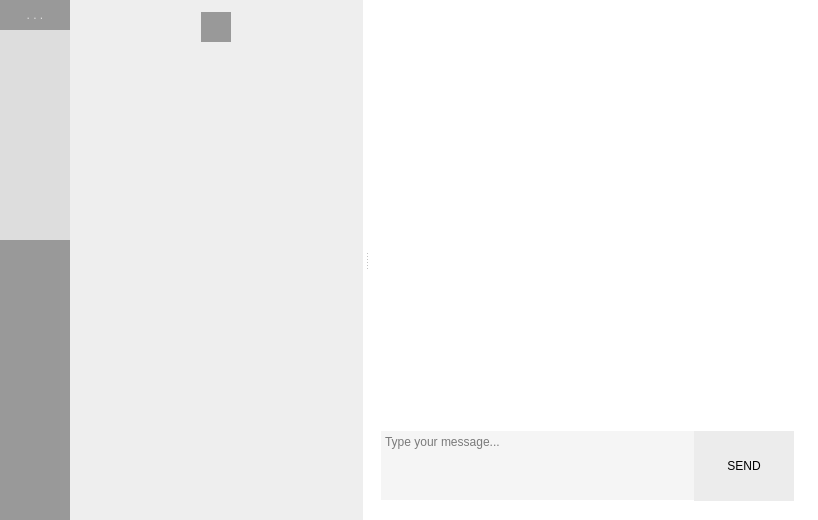
<?xml version="1.0" encoding="UTF-8"?>
<ui version="4.0">
 <class>MainWindow</class>
 <widget class="QMainWindow" name="MainWindow">
  <property name="geometry">
   <rect>
    <x>0</x>
    <y>0</y>
    <width>818</width>
    <height>520</height>
   </rect>
  </property>
  <property name="palette">
   <palette>
    <active>
     <colorrole role="Base">
      <brush brushstyle="SolidPattern">
       <color alpha="255">
        <red>255</red>
        <green>255</green>
        <blue>255</blue>
       </color>
      </brush>
     </colorrole>
     <colorrole role="Window">
      <brush brushstyle="SolidPattern">
       <color alpha="255">
        <red>255</red>
        <green>255</green>
        <blue>255</blue>
       </color>
      </brush>
     </colorrole>
    </active>
    <inactive>
     <colorrole role="Base">
      <brush brushstyle="SolidPattern">
       <color alpha="255">
        <red>255</red>
        <green>255</green>
        <blue>255</blue>
       </color>
      </brush>
     </colorrole>
     <colorrole role="Window">
      <brush brushstyle="SolidPattern">
       <color alpha="255">
        <red>255</red>
        <green>255</green>
        <blue>255</blue>
       </color>
      </brush>
     </colorrole>
    </inactive>
    <disabled>
     <colorrole role="Base">
      <brush brushstyle="SolidPattern">
       <color alpha="255">
        <red>255</red>
        <green>255</green>
        <blue>255</blue>
       </color>
      </brush>
     </colorrole>
     <colorrole role="Window">
      <brush brushstyle="SolidPattern">
       <color alpha="255">
        <red>255</red>
        <green>255</green>
        <blue>255</blue>
       </color>
      </brush>
     </colorrole>
    </disabled>
   </palette>
  </property>
  <property name="windowTitle">
   <string>E2EEIM</string>
  </property>
  <property name="windowIcon">
   <iconset resource="res.qrc">
    <normaloff>:/img/appIcon.ico</normaloff>:/img/appIcon.ico</iconset>
  </property>
  <widget class="QWidget" name="centralWidget">
   <layout class="QHBoxLayout" name="horizontalLayout_2">
    <property name="spacing">
     <number>0</number>
    </property>
    <property name="leftMargin">
     <number>0</number>
    </property>
    <property name="topMargin">
     <number>0</number>
    </property>
    <property name="rightMargin">
     <number>0</number>
    </property>
    <property name="bottomMargin">
     <number>0</number>
    </property>
    <item>
     <widget class="QFrame" name="frame_Menu">
      <property name="minimumSize">
       <size>
        <width>70</width>
        <height>0</height>
       </size>
      </property>
      <property name="maximumSize">
       <size>
        <width>70</width>
        <height>16777215</height>
       </size>
      </property>
      <property name="sizeIncrement">
       <size>
        <width>0</width>
        <height>0</height>
       </size>
      </property>
      <property name="styleSheet">
       <string notr="true">QFrame{
background: #999999;
}</string>
      </property>
      <property name="frameShape">
       <enum>QFrame::NoFrame</enum>
      </property>
      <property name="frameShadow">
       <enum>QFrame::Raised</enum>
      </property>
      <widget class="QPushButton" name="pushButton_Contact">
       <property name="geometry">
        <rect>
         <x>0</x>
         <y>100</y>
         <width>70</width>
         <height>70</height>
        </rect>
       </property>
       <property name="styleSheet">
        <string notr="true">QPushButton {
	border: 0;
	color: #dddddd;
     background-color: #dddddd;
 }
 QPushButton:!pressed {
	color: #333333;
     background-color: #ffffff;     
 }
 QPushButton:!hover {
	color: #dddddd;
     background-color: #dddddd;
 }</string>
       </property>
       <property name="text">
        <string/>
       </property>
       <property name="icon">
        <iconset resource="res.qrc">
         <normaloff>:/img/menu_contact.png</normaloff>:/img/menu_contact.png</iconset>
       </property>
       <property name="iconSize">
        <size>
         <width>70</width>
         <height>70</height>
        </size>
       </property>
       <property name="flat">
        <bool>false</bool>
       </property>
      </widget>
      <widget class="QPushButton" name="pushButton_Group">
       <property name="geometry">
        <rect>
         <x>0</x>
         <y>170</y>
         <width>70</width>
         <height>70</height>
        </rect>
       </property>
       <property name="styleSheet">
        <string notr="true">QPushButton {
	border: 0;
	color: #dddddd;
     background-color: #dddddd;
 }
 QPushButton:!pressed {
	color: #333333;
     background-color: #ffffff;     
 }
 QPushButton:!hover {
	color: #dddddd;
     background-color: #dddddd;
 }</string>
       </property>
       <property name="text">
        <string/>
       </property>
       <property name="icon">
        <iconset resource="res.qrc">
         <normaloff>:/img/menu_group.png</normaloff>:/img/menu_group.png</iconset>
       </property>
       <property name="iconSize">
        <size>
         <width>70</width>
         <height>70</height>
        </size>
       </property>
      </widget>
      <widget class="QPushButton" name="pushButton">
       <property name="geometry">
        <rect>
         <x>0</x>
         <y>0</y>
         <width>70</width>
         <height>30</height>
        </rect>
       </property>
       <property name="styleSheet">
        <string notr="true">QPushButton {
	border: 0;
	color: #dddddd;
     background-color: #999999;
 }
 QPushButton:!pressed {
	color: #333333;
     background-color: #dddddd;     
 }
 QPushButton:!hover {
	color: #dddddd;
     background-color: #999999;
 }</string>
       </property>
       <property name="text">
        <string>. . .</string>
       </property>
      </widget>
      <widget class="QPushButton" name="pushButton_Conversation">
       <property name="geometry">
        <rect>
         <x>0</x>
         <y>30</y>
         <width>70</width>
         <height>70</height>
        </rect>
       </property>
       <property name="styleSheet">
        <string notr="true">QPushButton {
	border: 0;
	color: #dddddd;
     background-color: #dddddd;
 }
 QPushButton:!pressed {
	color: #333333;
     background-color: #ffffff;     
 }
 QPushButton:!hover {
	color: #dddddd;
     background-color: #dddddd;
 }</string>
       </property>
       <property name="text">
        <string/>
       </property>
       <property name="icon">
        <iconset resource="res.qrc">
         <normaloff>:/img/menu_chat_clicked.png</normaloff>:/img/menu_chat_clicked.png</iconset>
       </property>
       <property name="iconSize">
        <size>
         <width>70</width>
         <height>70</height>
        </size>
       </property>
      </widget>
     </widget>
    </item>
    <item>
     <widget class="QSplitter" name="splitter">
      <property name="sizePolicy">
       <sizepolicy hsizetype="Expanding" vsizetype="Preferred">
        <horstretch>1</horstretch>
        <verstretch>0</verstretch>
       </sizepolicy>
      </property>
      <property name="orientation">
       <enum>Qt::Horizontal</enum>
      </property>
      <property name="handleWidth">
       <number>7</number>
      </property>
      <widget class="QFrame" name="frame_Contact">
       <property name="sizePolicy">
        <sizepolicy hsizetype="Preferred" vsizetype="Preferred">
         <horstretch>1</horstretch>
         <verstretch>0</verstretch>
        </sizepolicy>
       </property>
       <property name="styleSheet">
        <string notr="true">QFrame{
background: #eeeeee;
}</string>
       </property>
       <property name="frameShape">
        <enum>QFrame::NoFrame</enum>
       </property>
       <property name="frameShadow">
        <enum>QFrame::Raised</enum>
       </property>
       <property name="lineWidth">
        <number>0</number>
       </property>
       <layout class="QVBoxLayout" name="verticalLayout_2">
        <property name="spacing">
         <number>0</number>
        </property>
        <property name="leftMargin">
         <number>0</number>
        </property>
        <property name="topMargin">
         <number>0</number>
        </property>
        <property name="rightMargin">
         <number>0</number>
        </property>
        <property name="bottomMargin">
         <number>0</number>
        </property>
        <item>
         <widget class="QFrame" name="frame_2">
          <property name="frameShape">
           <enum>QFrame::NoFrame</enum>
          </property>
          <property name="frameShadow">
           <enum>QFrame::Raised</enum>
          </property>
          <property name="lineWidth">
           <number>0</number>
          </property>
          <layout class="QHBoxLayout" name="horizontalLayout">
           <property name="spacing">
            <number>12</number>
           </property>
           <property name="leftMargin">
            <number>12</number>
           </property>
           <property name="topMargin">
            <number>12</number>
           </property>
           <property name="rightMargin">
            <number>12</number>
           </property>
           <property name="bottomMargin">
            <number>12</number>
           </property>
           <item>
            <widget class="QPushButton" name="pushButton_AddList">
             <property name="minimumSize">
              <size>
               <width>30</width>
               <height>30</height>
              </size>
             </property>
             <property name="maximumSize">
              <size>
               <width>30</width>
               <height>30</height>
              </size>
             </property>
             <property name="styleSheet">
              <string notr="true">QPushButton {
	border: 0;
     background-color: #999999;
 }
 QPushButton:!pressed {
     background-color: #777777;     
 }
 QPushButton:!hover {
     background-color: #999999;
 }</string>
             </property>
             <property name="text">
              <string/>
             </property>
             <property name="icon">
              <iconset resource="res.qrc">
               <normaloff>:/img/add_conversation.png</normaloff>:/img/add_conversation.png</iconset>
             </property>
             <property name="iconSize">
              <size>
               <width>30</width>
               <height>30</height>
              </size>
             </property>
            </widget>
           </item>
          </layout>
         </widget>
        </item>
        <item>
         <widget class="QListWidget" name="listWidget_Contact">
          <property name="sizePolicy">
           <sizepolicy hsizetype="Expanding" vsizetype="Expanding">
            <horstretch>0</horstretch>
            <verstretch>0</verstretch>
           </sizepolicy>
          </property>
          <property name="frameShape">
           <enum>QFrame::NoFrame</enum>
          </property>
         </widget>
        </item>
       </layout>
      </widget>
      <widget class="QFrame" name="frame_Conversation">
       <property name="sizePolicy">
        <sizepolicy hsizetype="Preferred" vsizetype="Preferred">
         <horstretch>1</horstretch>
         <verstretch>0</verstretch>
        </sizepolicy>
       </property>
       <property name="frameShape">
        <enum>QFrame::NoFrame</enum>
       </property>
       <property name="lineWidth">
        <number>0</number>
       </property>
       <layout class="QVBoxLayout" name="verticalLayout">
        <property name="spacing">
         <number>0</number>
        </property>
        <property name="leftMargin">
         <number>0</number>
        </property>
        <property name="topMargin">
         <number>0</number>
        </property>
        <property name="rightMargin">
         <number>24</number>
        </property>
        <property name="bottomMargin">
         <number>0</number>
        </property>
        <item>
         <widget class="QLabel" name="label_ConversationWith">
          <property name="font">
           <font>
            <pointsize>20</pointsize>
           </font>
          </property>
          <property name="layoutDirection">
           <enum>Qt::LeftToRight</enum>
          </property>
          <property name="styleSheet">
           <string notr="true">color: #999999;</string>
          </property>
          <property name="text">
           <string notr="true"/>
          </property>
          <property name="alignment">
           <set>Qt::AlignCenter</set>
          </property>
          <property name="margin">
           <number>10</number>
          </property>
         </widget>
        </item>
        <item>
         <widget class="QListWidget" name="listWidget_Conversation">
          <property name="sizePolicy">
           <sizepolicy hsizetype="Expanding" vsizetype="Expanding">
            <horstretch>0</horstretch>
            <verstretch>0</verstretch>
           </sizepolicy>
          </property>
          <property name="styleSheet">
           <string notr="true">QListWidget::item { 
background: #fafafa; 
border: 2px solid white;
border-radius: 20;
padding: 15px;
} 
 
QListWidget::item:selected { 
background: #999999; 
}</string>
          </property>
          <property name="frameShape">
           <enum>QFrame::NoFrame</enum>
          </property>
          <property name="verticalScrollBarPolicy">
           <enum>Qt::ScrollBarAlwaysOff</enum>
          </property>
          <property name="horizontalScrollBarPolicy">
           <enum>Qt::ScrollBarAlwaysOff</enum>
          </property>
          <property name="wordWrap">
           <bool>true</bool>
          </property>
         </widget>
        </item>
        <item>
         <widget class="QFrame" name="frame">
          <property name="sizePolicy">
           <sizepolicy hsizetype="Preferred" vsizetype="Preferred">
            <horstretch>1</horstretch>
            <verstretch>0</verstretch>
           </sizepolicy>
          </property>
          <property name="maximumSize">
           <size>
            <width>16777215</width>
            <height>100</height>
           </size>
          </property>
          <property name="layoutDirection">
           <enum>Qt::LeftToRight</enum>
          </property>
          <property name="frameShape">
           <enum>QFrame::NoFrame</enum>
          </property>
          <property name="frameShadow">
           <enum>QFrame::Raised</enum>
          </property>
          <layout class="QHBoxLayout" name="horizontalLayout_4">
           <property name="spacing">
            <number>0</number>
           </property>
           <property name="rightMargin">
            <number>0</number>
           </property>
           <property name="bottomMargin">
            <number>24</number>
           </property>
           <item>
            <widget class="QPlainTextEdit" name="plainTextEdit">
             <property name="minimumSize">
              <size>
               <width>0</width>
               <height>69</height>
              </size>
             </property>
             <property name="maximumSize">
              <size>
               <width>16777215</width>
               <height>69</height>
              </size>
             </property>
             <property name="styleSheet">
              <string notr="true">QPlainTextEdit {
background: rgb(245, 245, 245);
}
</string>
             </property>
             <property name="frameShape">
              <enum>QFrame::NoFrame</enum>
             </property>
             <property name="placeholderText">
              <string notr="true">Type your message...</string>
             </property>
            </widget>
           </item>
           <item>
            <widget class="QPushButton" name="pushButton_SEND">
             <property name="minimumSize">
              <size>
               <width>100</width>
               <height>70</height>
              </size>
             </property>
             <property name="maximumSize">
              <size>
               <width>100</width>
               <height>70</height>
              </size>
             </property>
             <property name="sizeIncrement">
              <size>
               <width>100</width>
               <height>70</height>
              </size>
             </property>
             <property name="styleSheet">
              <string notr="true">QPushButton {
	border: 0;
     background-color: #ececec;
 }
 QPushButton:!pressed {
     background-color: #dddddd;     
 }
 QPushButton:!hover {
     background-color: #ececec;
 }</string>
             </property>
             <property name="text">
              <string>SEND</string>
             </property>
            </widget>
           </item>
          </layout>
         </widget>
        </item>
       </layout>
      </widget>
     </widget>
    </item>
   </layout>
  </widget>
 </widget>
 <layoutdefault spacing="6" margin="11"/>
 <tabstops>
  <tabstop>plainTextEdit</tabstop>
  <tabstop>listWidget_Conversation</tabstop>
  <tabstop>pushButton</tabstop>
  <tabstop>pushButton_SEND</tabstop>
  <tabstop>listWidget_Contact</tabstop>
  <tabstop>pushButton_Conversation</tabstop>
  <tabstop>pushButton_Contact</tabstop>
  <tabstop>pushButton_Group</tabstop>
 </tabstops>
 <resources>
  <include location="res.qrc"/>
 </resources>
 <connections/>
</ui>
